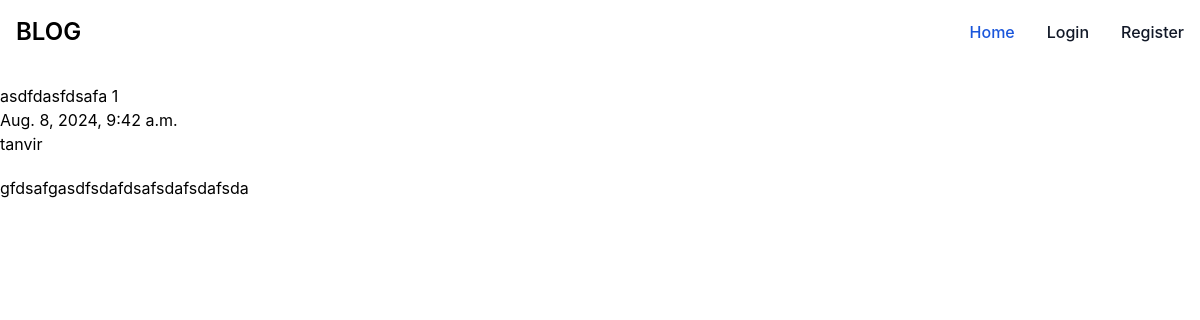
The page /post/19/ on the database its author committed.
### Appblog/models.py (models this page shows, shortened)
class Post(models.Model):
    author = models.ForeignKey(User, on_delete=models.CASCADE)
    title=  models.CharField( max_length=100)
    image=models.ImageField( upload_to="blogpost/",blank=True,null=True)
    content=models.TextField()
    date=models.DateTimeField( auto_now_add=True)

### Appblog/views.py (the view)
# urls.py: path("post/<int:pk>/",PostDetails.as_view(),name="postdetails"),
class PostDetails(DetailView):
    model=Post
    template_name='appblog/Detailsblog.html'

### templates/appblog/Detailsblog.html (shortened to what this page needs)
{% extends "base.html" %} {% block title %}details blog{% endblock title %}
  {% block content %}
  <div class="mx-auto w-full max-w-7xl">
    <div class="mt-5">
      <p class="text--2xl">{{object.title}}</p>
      <p>{{object.date}}</p>
      <p>{{object.author}}</p>
    </div>
    <div class="mt-5">
      <p class="justify">{{object.content}}</p>
    </div>
  </div>
  {% endblock content %}

### rows shown on the page
Post: title "asdfdasfdsafa 1", date "Aug. 8, 2024, 9:42 a.m.", author "tanvir", content "gfdsafgasdfsdafdsafsdafsdafsda"
